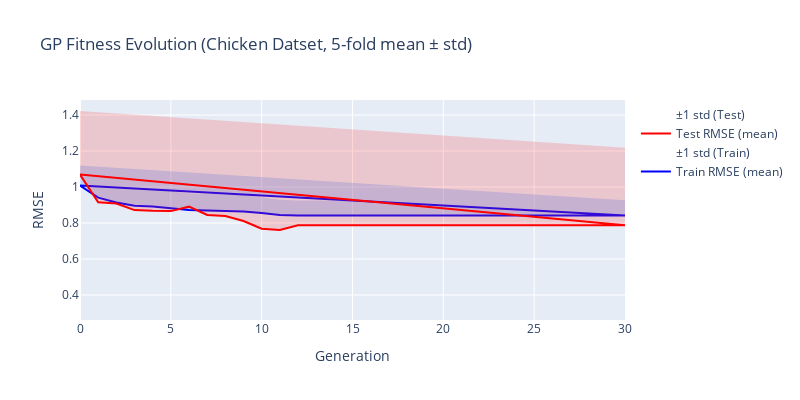

The code cell stored with this chart in its notebook:
### Code cell
fig = go.Figure()

# Train Fitness (mean ± std)
fig.add_trace(go.Scatter(
    x=mean_df["Generation"],
    y=mean_df["Fitness"],
    mode='lines',
    name='Train RMSE (mean)',
    line=dict(color='blue', width=2)
))
# Add std as a shaded region (light blue)
fig.add_trace(go.Scatter(
    x=mean_df["Generation"],
    y=mean_df["Fitness"] + std_df["Fitness"],
    mode='lines',
    line=dict(width=0),
    showlegend=False,
    fillcolor='rgba(0, 100, 255, 0.2)',
    fill='tonexty'
))
fig.add_trace(go.Scatter(
    x=mean_df["Generation"],
    y=mean_df["Fitness"] - std_df["Fitness"],
    mode='lines',
    line=dict(width=0),
    name='±1 std (Train)',
    fillcolor='rgba(0, 100, 255, 0.2)'
))

# Test Fitness (mean ± std)
fig.add_trace(go.Scatter(
    x=mean_df["Generation"],
    y=mean_df["Test_fitness"],
    mode='lines',
    name='Test RMSE (mean)',
    line=dict(color='red', width=2)
))
# Add std as a shaded region (light red)
fig.add_trace(go.Scatter(
    x=mean_df["Generation"],
    y=mean_df["Test_fitness"] + std_df["Test_fitness"],
    mode='lines',
    line=dict(width=0),
    showlegend=False,
    fillcolor='rgba(255, 50, 50, 0.2)',
    fill='tonexty'
))
fig.add_trace(go.Scatter(
    x=mean_df["Generation"],
    y=mean_df["Test_fitness"] - std_df["Test_fitness"],
    mode='lines',
    line=dict(width=0),
    name='±1 std (Test)',
    fillcolor='rgba(255, 50, 50, 0.2)'
))

fig.update_layout(
    title=f'GP Fitness Evolution (Chicken Datset, 5-fold mean ± std)',
    xaxis_title='Generation',
    yaxis_title='RMSE',
    hovermode='x unified',
    height=400,
    width=800
)
fig.show()

### Figure 1 — Plotly figure (JSON) as saved in the notebook; plotly's stock layout.template omitted (floating-point values rounded to 4 significant figures; data arrays with more than 128 entries replaced by an {"elided": "..."} marker saying what was removed)
{"data": [{"line": {"color": "blue", "width": 2}, "mode": "lines", "name": "Train RMSE (mean)", "type": "scatter", "x": {"elided": "217 int values"}, "y": {"elided": "217 float values"}}, {"fill": "tonexty", "fillcolor": "rgba(0, 100, 255, 0.2)", "line": {"width": 0}, "mode": "lines", "showlegend": false, "type": "scatter", "x": {"elided": "217 int values"}, "y": {"elided": "217 float values"}}, {"fillcolor": "rgba(0, 100, 255, 0.2)", "line": {"width": 0}, "mode": "lines", "name": "±1 std (Train)", "type": "scatter", "x": {"elided": "217 int values"}, "y": {"elided": "217 float values"}}, {"line": {"color": "red", "width": 2}, "mode": "lines", "name": "Test RMSE (mean)", "type": "scatter", "x": {"elided": "217 int values"}, "y": {"elided": "217 float values"}}, {"fill": "tonexty", "fillcolor": "rgba(255, 50, 50, 0.2)", "line": {"width": 0}, "mode": "lines", "showlegend": false, "type": "scatter", "x": {"elided": "217 int values"}, "y": {"elided": "217 float values"}}, {"fillcolor": "rgba(255, 50, 50, 0.2)", "line": {"width": 0}, "mode": "lines", "name": "±1 std (Test)", "type": "scatter", "x": {"elided": "217 int values"}, "y": {"elided": "217 float values"}}], "layout": {"height": 400, "hovermode": "x unified", "title": {"text": "GP Fitness Evolution (Chicken Datset, 5-fold mean ± std)"}, "width": 800, "xaxis": {"title": {"text": "Generation"}}, "yaxis": {"title": {"text": "RMSE"}}}}
